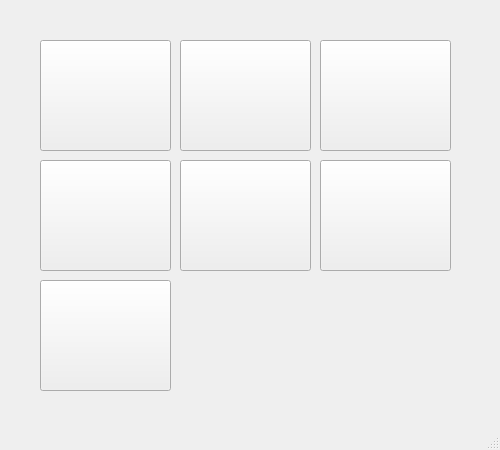
<?xml version="1.0" encoding="UTF-8"?>
<ui version="4.0">
 <class>MainWindow</class>
 <widget class="QMainWindow" name="MainWindow">
  <property name="geometry">
   <rect>
    <x>0</x>
    <y>0</y>
    <width>500</width>
    <height>450</height>
   </rect>
  </property>
  <property name="minimumSize">
   <size>
    <width>500</width>
    <height>450</height>
   </size>
  </property>
  <property name="mouseTracking">
   <bool>false</bool>
  </property>
  <property name="windowTitle">
   <string>Помошник строителя</string>
  </property>
  <property name="toolTipDuration">
   <number>-1</number>
  </property>
  <widget class="QWidget" name="centralwidget">
   <widget class="QPushButton" name="boltsNumber">
    <property name="geometry">
     <rect>
      <x>40</x>
      <y>40</y>
      <width>131</width>
      <height>111</height>
     </rect>
    </property>
    <property name="text">
     <string/>
    </property>
    <property name="icon">
     <iconset>
      <normaloff>../2501917-2.jpg</normaloff>../2501917-2.jpg</iconset>
    </property>
   </widget>
   <widget class="QPushButton" name="welding_fas1">
    <property name="geometry">
     <rect>
      <x>180</x>
      <y>40</y>
      <width>131</width>
      <height>111</height>
     </rect>
    </property>
    <property name="text">
     <string/>
    </property>
    <property name="icon">
     <iconset>
      <normaloff>../2501917-2.jpg</normaloff>../2501917-2.jpg</iconset>
    </property>
   </widget>
   <widget class="QPushButton" name="welding_fas2">
    <property name="geometry">
     <rect>
      <x>320</x>
      <y>40</y>
      <width>131</width>
      <height>111</height>
     </rect>
    </property>
    <property name="text">
     <string/>
    </property>
    <property name="icon">
     <iconset>
      <normaloff>../2501917-2.jpg</normaloff>../2501917-2.jpg</iconset>
    </property>
   </widget>
   <widget class="QPushButton" name="welding_table1">
    <property name="geometry">
     <rect>
      <x>40</x>
      <y>160</y>
      <width>131</width>
      <height>111</height>
     </rect>
    </property>
    <property name="text">
     <string/>
    </property>
    <property name="icon">
     <iconset>
      <normaloff>../2501917-2.jpg</normaloff>../2501917-2.jpg</iconset>
    </property>
   </widget>
   <widget class="QPushButton" name="welding_fas3">
    <property name="geometry">
     <rect>
      <x>180</x>
      <y>160</y>
      <width>131</width>
      <height>111</height>
     </rect>
    </property>
    <property name="text">
     <string/>
    </property>
    <property name="icon">
     <iconset>
      <normaloff>../2501917-2.jpg</normaloff>../2501917-2.jpg</iconset>
    </property>
   </widget>
   <widget class="QPushButton" name="welding_frame">
    <property name="geometry">
     <rect>
      <x>320</x>
      <y>160</y>
      <width>131</width>
      <height>111</height>
     </rect>
    </property>
    <property name="text">
     <string/>
    </property>
    <property name="icon">
     <iconset>
      <normaloff>../2501917-2.jpg</normaloff>../2501917-2.jpg</iconset>
    </property>
   </widget>
   <widget class="QPushButton" name="welding_table2">
    <property name="geometry">
     <rect>
      <x>40</x>
      <y>280</y>
      <width>131</width>
      <height>111</height>
     </rect>
    </property>
    <property name="text">
     <string/>
    </property>
    <property name="icon">
     <iconset>
      <normaloff>../2501917-2.jpg</normaloff>../2501917-2.jpg</iconset>
    </property>
   </widget>
  </widget>
  <widget class="QStatusBar" name="statusbar"/>
 </widget>
 <resources/>
 <connections/>
</ui>
